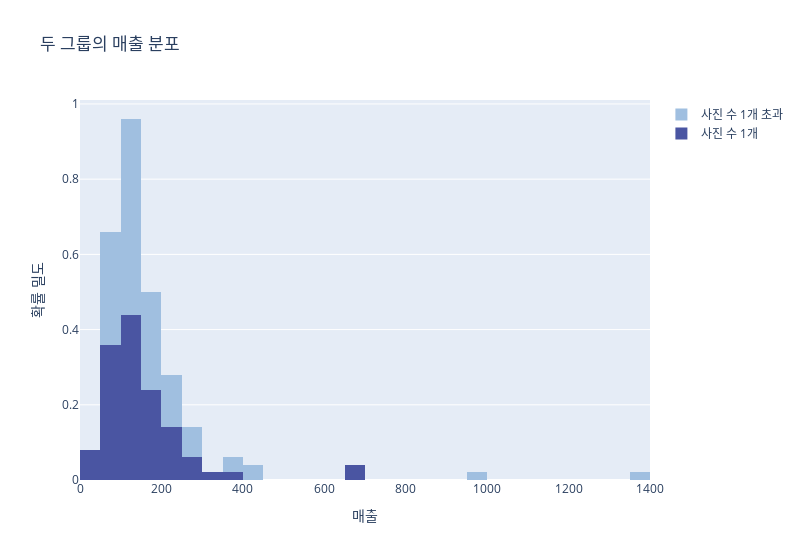

Notebook code cell kept with this figure:
### Code cell
import chart_studio
chart_studio.tools.set_credentials_file(username='ghktkf7788', api_key='D9ASyMzNm4ltyTqLQ8CH')


from chart_studio.plotly import plot, iplot


fig = go.Figure()

fig.add_trace(go.Histogram(x=group1_sales, name='사진 수 1개', histnorm='density', marker_color='#4A55A2'))
fig.add_trace(go.Histogram(x=group2_sales, name='사진 수 1개 초과', histnorm='density', marker_color='#A0BFE0'))

fig.update_layout(
    xaxis_title='매출',
    yaxis_title='확률 밀도',
    title='두 그룹의 매출 분포',
    width=800,
    barmode='stack',
)

fig.show()

plot(fig, filename = '두 그룹의 매출 분포', auto_open=True)

### Figure 1 — Plotly figure (JSON) as saved in the notebook; plotly's stock layout.template omitted (floating-point values rounded to 4 significant figures)
{"data": [{"histnorm": "density", "marker": {"color": "#4A55A2"}, "name": "사진 수 1개", "type": "histogram", "x": [352.5, 180.8, 105.6, 59.89, 165.7, 158.6, 112.1, 108.4, 100.5, 92.06, 89.04, 66.25, 83.97, 689.2, 139.3, 139.8, 173.9, 203.9, 287.3, 180.1, 131.9, 228.2, 58.09, 84.76, 101.7, 49.53, 99.67, 104.3, 50.22, 81.88, 52.55, 150.8, 63.79, 157.3, 46.87, 69.45, 72.72, 147.6, 106.7, 218.3, 143.5, 181.1, 133.1, 121.8, 660.6, 32.17, 112.4, 185.2, 93.31, 273.4, 224.1, 150.9, 137.2, 91.35, 30.97, 347.6, 196.9, 150.7, 143.2, 121.7, 209.1, 118.4, 220.6, 206.3, 126.4, 103.8, 86.7, 83.57, 127.1, 273.9]}, {"histnorm": "density", "marker": {"color": "#A0BFE0"}, "name": "사진 수 1개 초과", "type": "histogram", "x": [386.8, 234.2, 237.0, 101.4, 140.0, 164.1, 186.1, 121.1, 103.8, 81.7, 60.85, 68.21, 95.39, 155.4, 1357.0, 128.9, 163.2, 182.4, 88.1, 193.4, 200.6, 128.1, 156.8, 51.88, 62.03, 161.7, 128.8, 63.91, 86.4, 102.9, 108.3, 109.6, 77.74, 108.1, 261.9, 64.32, 82.98, 66.43, 292.9, 109.6, 147.7, 197.9, 117.8, 178.5, 125.0, 404.4, 237.7, 244.9, 148.1, 127.8, 142.2, 203.1, 426.7, 175.8, 117.1, 252.9, 287.1, 249.8, 67.36, 114.9, 135.6, 115.5, 156.5, 380.4, 956.6, 143.3, 112.7, 146.6, 88.25, 140.2, 192.4]}], "layout": {"barmode": "stack", "title": {"text": "두 그룹의 매출 분포"}, "width": 800, "xaxis": {"title": {"text": "매출"}}, "yaxis": {"title": {"text": "확률 밀도"}}}}
